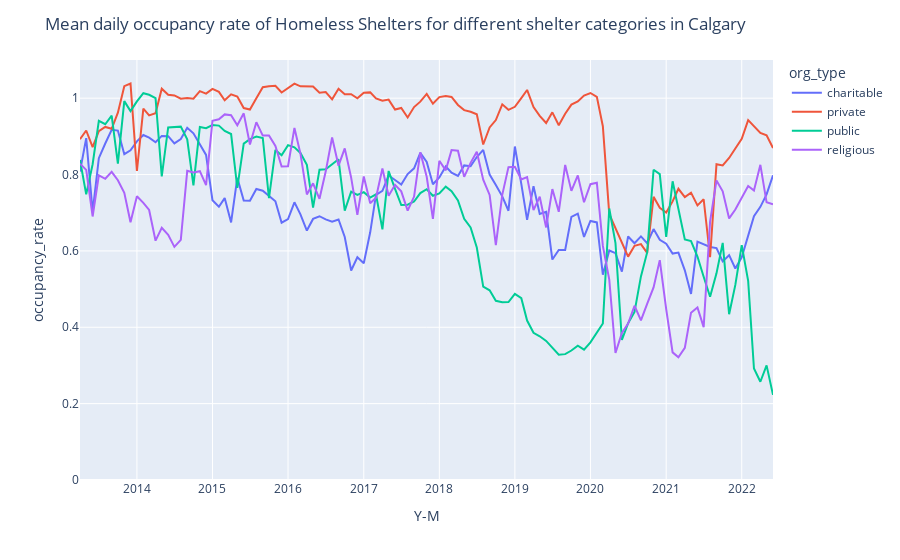

Write notebook code for a chart like this one.
### Markdown cell above
#### Data Visualisations

### Code cell
mean_occ_by_category_df = (
    shelter_df.loc[:, ["year", "month", "organization_category", "occupation_rate"]]
    .groupby(["year", "month", "organization_category"])
    .mean("occupation_rate")
    .unstack()
)
mean_occ_by_category_df.columns = ["charitable", "private", "public", "religious"]
mean_occ_by_category_df = mean_occ_by_category_df.reset_index()
mean_occ_by_category_df["Y-M"] = pd.to_datetime(
    mean_occ_by_category_df["year"].astype("str")
    + "-"
    + mean_occ_by_category_df["month"].astype("str")
)
melted_mean_occ = pd.melt(
    mean_occ_by_category_df,
    id_vars=["year", "month"],
    var_name="org_type",
    value_vars=["charitable", "private", "public", "religious"],
    value_name="occupancy_rate",
)
melted_mean_occ = melted_mean_occ.astype({"year": "str", "month": "str"})
melted_mean_occ["Y-M"] = pd.to_datetime(
    melted_mean_occ[["year", "month"]].agg("-".join, axis=1)
)

fig = px.line(
    melted_mean_occ,
    x="Y-M",
    y="occupancy_rate",
    animation_group="org_type",
    color="org_type",
    hover_name="org_type",
    range_y=[0, 1.1],
)

fig.update_layout(
    autosize=True,
    title="Mean daily occupancy rate of Homeless Shelters for different shelter categories in Calgary",
)
fig.show()

### Figure 1 — Plotly figure (JSON) as saved in the notebook; plotly's stock layout.template omitted (floating-point values rounded to 4 significant figures)
{"data": [{"hovertemplate": "<b>%{hovertext}</b><br><br>org_type=charitable<br>Y-M=%{x}<br>occupancy_rate=%{y}<extra></extra>", "hovertext": ["charitable", "charitable", "charitable", "charitable", "charitable", "charitable", "charitable", "charitable", "charitable", "charitable", "charitable", "charitable", "charitable", "charitable", "charitable", "charitable", "charitable", "charitable", "charitable", "charitable", "charitable", "charitable", "charitable", "charitable", "charitable", "charitable", "charitable", "charitable", "charitable", "charitable", "charitable", "charitable", "charitable", "charitable", "charitable", "charitable", "charitable", "charitable", "charitable", "charitable", "charitable", "charitable", "charitable", "charitable", "charitable", "charitable", "charitable", "charitable", "charitable", "charitable", "charitable", "charitable", "charitable", "charitable", "charitable", "charitable", "charitable", "charitable", "charitable", "charitable", "charitable", "charitable", "charitable", "charitable", "charitable", "charitable", "charitable", "charitable", "charitable", "charitable", "charitable", "charitable", "charitable", "charitable", "charitable", "charitable", "charitable", "charitable", "charitable", "charitable", "charitable", "charitable", "charitable", "charitable", "charitable", "charitable", "charitable", "charitable", "charitable", "charitable", "charitable", "charitable", "charitable", "charitable", "charitable", "charitable", "charitable", "charitable", "charitable", "charitable", "charitable", "charitable", "charitable", "charitable", "charitable", "charitable", "charitable", "charitable", "charitable", "charitable", "charitable"], "ids": ["charitable", "charitable", "charitable", "charitable", "charitable", "charitable", "charitable", "charitable", "charitable", "charitable", "charitable", "charitable", "charitable", "charitable", "charitable", "charitable", "charitable", "charitable", "charitable", "charitable", "charitable", "charitable", "charitable", "charitable", "charitable", "charitable", "charitable", "charitable", "charitable", "charitable", "charitable", "charitable", "charitable", "charitable", "charitable", "charitable", "charitable", "charitable", "charitable", "charitable", "charitable", "charitable", "charitable", "charitable", "charitable", "charitable", "charitable", "charitable", "charitable", "charitable", "charitable", "charitable", "charitable", "charitable", "charitable", "charitable", "charitable", "charitable", "charitable", "charitable", "charitable", "charitable", "charitable", "charitable", "charitable", "charitable", "charitable", "charitable", "charitable", "charitable", "charitable", "charitable", "charitable", "charitable", "charitable", "charitable", "charitable", "charitable", "charitable", "charitable", "charitable", "charitable", "charitable", "charitable", "charitable", "charitable", "charitable", "charitable", "charitable", "charitable", "charitable", "charitable", "charitable", "charitable", "charitable", "charitable", "charitable", "charitable", "charitable", "charitable", "charitable", "charitable", "charitable", "charitable", "charitable", "charitable", "charitable", "charitable", "charitable", "charitable", "charitable"], "legendgroup": "charitable", "line": {"color": "#636efa", "dash": "solid"}, "marker": {"symbol": "circle"}, "mode": "lines", "name": "charitable", "orientation": "v", "showlegend": true, "type": "scatter", "x": ["2013-04-01T00:00:00", "2013-05-01T00:00:00", "2013-06-01T00:00:00", "2013-07-01T00:00:00", "2013-08-01T00:00:00", "2013-09-01T00:00:00", "2013-10-01T00:00:00", "2013-11-01T00:00:00", "2013-12-01T00:00:00", "2014-01-01T00:00:00", "2014-02-01T00:00:00", "2014-03-01T00:00:00", "2014-04-01T00:00:00", "2014-05-01T00:00:00", "2014-06-01T00:00:00", "2014-07-01T00:00:00", "2014-08-01T00:00:00", "2014-09-01T00:00:00", "2014-10-01T00:00:00", "2014-11-01T00:00:00", "2014-12-01T00:00:00", "2015-01-01T00:00:00", "2015-02-01T00:00:00", "2015-03-01T00:00:00", "2015-04-01T00:00:00", "2015-05-01T00:00:00", "2015-06-01T00:00:00", "2015-07-01T00:00:00", "2015-08-01T00:00:00", "2015-09-01T00:00:00", "2015-10-01T00:00:00", "2015-11-01T00:00:00", "2015-12-01T00:00:00", "2016-01-01T00:00:00", "2016-02-01T00:00:00", "2016-03-01T00:00:00", "2016-04-01T00:00:00", "2016-05-01T00:00:00", "2016-06-01T00:00:00", "2016-07-01T00:00:00", "2016-08-01T00:00:00", "2016-09-01T00:00:00", "2016-10-01T00:00:00", "2016-11-01T00:00:00", "2016-12-01T00:00:00", "2017-01-01T00:00:00", "2017-02-01T00:00:00", "2017-03-01T00:00:00", "2017-04-01T00:00:00", "2017-05-01T00:00:00", "2017-06-01T00:00:00", "2017-07-01T00:00:00", "2017-08-01T00:00:00", "2017-09-01T00:00:00", "2017-10-01T00:00:00", "2017-11-01T00:00:00", "2017-12-01T00:00:00", "2018-01-01T00:00:00", "2018-02-01T00:00:00", "2018-03-01T00:00:00", "2018-04-01T00:00:00", "2018-05-01T00:00:00", "2018-06-01T00:00:00", "2018-07-01T00:00:00", "2018-08-01T00:00:00", "2018-09-01T00:00:00", "2018-10-01T00:00:00", "2018-11-01T00:00:00", "2018-12-01T00:00:00", "2019-01-01T00:00:00", "2019-02-01T00:00:00", "2019-03-01T00:00:00", "2019-04-01T00:00:00", "2019-05-01T00:00:00", "2019-06-01T00:00:00", "2019-07-01T00:00:00", "2019-08-01T00:00:00", "2019-09-01T00:00:00", "2019-10-01T00:00:00", "2019-11-01T00:00:00", "2019-12-01T00:00:00", "2020-01-01T00:00:00", "2020-02-01T00:00:00", "2020-03-01T00:00:00", "2020-04-01T00:00:00", "2020-05-01T00:00:00", "2020-06-01T00:00:00", "2020-07-01T00:00:00", "2020-08-01T00:00:00", "2020-09-01T00:00:00", "2020-10-01T00:00:00", "2020-11-01T00:00:00", "2020-12-01T00:00:00", "2021-01-01T00:00:00", "2021-02-01T00:00:00", "2021-03-01T00:00:00", "2021-04-01T00:00:00", "2021-05-01T00:00:00", "2021-06-01T00:00:00", "2021-07-01T00:00:00", "2021-08-01T00:00:00", "2021-09-01T00:00:00", "2021-10-01T00:00:00", "2021-11-01T00:00:00", "2021-12-01T00:00:00", "2022-01-01T00:00:00", "2022-02-01T00:00:00", "2022-03-01T00:00:00", "2022-04-01T00:00:00", "2022-05-01T00:00:00", "2022-06-01T00:00:00"], "xaxis": "x", "y": [0.8078, 0.8953, 0.7021, 0.8429, 0.8813, 0.917, 0.9152, 0.8532, 0.8634, 0.887, 0.9034, 0.8966, 0.8846, 0.9012, 0.9006, 0.8816, 0.8929, 0.9226, 0.9081, 0.878, 0.8514, 0.7326, 0.7157, 0.7383, 0.6745, 0.7913, 0.7316, 0.7311, 0.7622, 0.7576, 0.7432, 0.73, 0.6738, 0.6835, 0.7273, 0.6956, 0.6534, 0.6838, 0.6908, 0.6827, 0.6768, 0.6823, 0.6364, 0.5487, 0.5833, 0.5677, 0.6488, 0.7468, 0.7571, 0.7974, 0.7856, 0.7738, 0.8012, 0.8163, 0.8567, 0.8332, 0.7747, 0.7924, 0.8211, 0.8047, 0.7964, 0.8239, 0.822, 0.8459, 0.8645, 0.7999, 0.7729, 0.7429, 0.7052, 0.8734, 0.7758, 0.6812, 0.7697, 0.6965, 0.7022, 0.5774, 0.6025, 0.6024, 0.6892, 0.6978, 0.6365, 0.6784, 0.6746, 0.5378, 0.6011, 0.5941, 0.5459, 0.6379, 0.6201, 0.638, 0.6201, 0.6573, 0.6292, 0.6188, 0.5931, 0.5956, 0.5491, 0.4872, 0.6242, 0.6171, 0.6101, 0.6074, 0.5725, 0.5889, 0.5539, 0.5833, 0.6416, 0.6907, 0.7154, 0.7479, 0.7979], "yaxis": "y"}, {"hovertemplate": "<b>%{hovertext}</b><br><br>org_type=private<br>Y-M=%{x}<br>occupancy_rate=%{y}<extra></extra>", "hovertext": ["private", "private", "private", "private", "private", "private", "private", "private", "private", "private", "private", "private", "private", "private", "private", "private", "private", "private", "private", "private", "private", "private", "private", "private", "private", "private", "private", "private", "private", "private", "private", "private", "private", "private", "private", "private", "private", "private", "private", "private", "private", "private", "private", "private", "private", "private", "private", "private", "private", "private", "private", "private", "private", "private", "private", "private", "private", "private", "private", "private", "private", "private", "private", "private", "private", "private", "private", "private", "private", "private", "private", "private", "private", "private", "private", "private", "private", "private", "private", "private", "private", "private", "private", "private", "private", "private", "private", "private", "private", "private", "private", "private", "private", "private", "private", "private", "private", "private", "private", "private", "private", "private", "private", "private", "private", "private", "private", "private", "private", "private", "private"], "ids": ["private", "private", "private", "private", "private", "private", "private", "private", "private", "private", "private", "private", "private", "private", "private", "private", "private", "private", "private", "private", "private", "private", "private", "private", "private", "private", "private", "private", "private", "private", "private", "private", "private", "private", "private", "private", "private", "private", "private", "private", "private", "private", "private", "private", "private", "private", "private", "private", "private", "private", "private", "private", "private", "private", "private", "private", "private", "private", "private", "private", "private", "private", "private", "private", "private", "private", "private", "private", "private", "private", "private", "private", "private", "private", "private", "private", "private", "private", "private", "private", "private", "private", "private", "private", "private", "private", "private", "private", "private", "private", "private", "private", "private", "private", "private", "private", "private", "private", "private", "private", "private", "private", "private", "private", "private", "private", "private", "private", "private", "private", "private"], "legendgroup": "private", "line": {"color": "#EF553B", "dash": "solid"}, "marker": {"symbol": "circle"}, "mode": "lines", "name": "private", "orientation": "v", "showlegend": true, "type": "scatter", "x": ["2013-04-01T00:00:00", "2013-05-01T00:00:00", "2013-06-01T00:00:00", "2013-07-01T00:00:00", "2013-08-01T00:00:00", "2013-09-01T00:00:00", "2013-10-01T00:00:00", "2013-11-01T00:00:00", "2013-12-01T00:00:00", "2014-01-01T00:00:00", "2014-02-01T00:00:00", "2014-03-01T00:00:00", "2014-04-01T00:00:00", "2014-05-01T00:00:00", "2014-06-01T00:00:00", "2014-07-01T00:00:00", "2014-08-01T00:00:00", "2014-09-01T00:00:00", "2014-10-01T00:00:00", "2014-11-01T00:00:00", "2014-12-01T00:00:00", "2015-01-01T00:00:00", "2015-02-01T00:00:00", "2015-03-01T00:00:00", "2015-04-01T00:00:00", "2015-05-01T00:00:00", "2015-06-01T00:00:00", "2015-07-01T00:00:00", "2015-08-01T00:00:00", "2015-09-01T00:00:00", "2015-10-01T00:00:00", "2015-11-01T00:00:00", "2015-12-01T00:00:00", "2016-01-01T00:00:00", "2016-02-01T00:00:00", "2016-03-01T00:00:00", "2016-04-01T00:00:00", "2016-05-01T00:00:00", "2016-06-01T00:00:00", "2016-07-01T00:00:00", "2016-08-01T00:00:00", "2016-09-01T00:00:00", "2016-10-01T00:00:00", "2016-11-01T00:00:00", "2016-12-01T00:00:00", "2017-01-01T00:00:00", "2017-02-01T00:00:00", "2017-03-01T00:00:00", "2017-04-01T00:00:00", "2017-05-01T00:00:00", "2017-06-01T00:00:00", "2017-07-01T00:00:00", "2017-08-01T00:00:00", "2017-09-01T00:00:00", "2017-10-01T00:00:00", "2017-11-01T00:00:00", "2017-12-01T00:00:00", "2018-01-01T00:00:00", "2018-02-01T00:00:00", "2018-03-01T00:00:00", "2018-04-01T00:00:00", "2018-05-01T00:00:00", "2018-06-01T00:00:00", "2018-07-01T00:00:00", "2018-08-01T00:00:00", "2018-09-01T00:00:00", "2018-10-01T00:00:00", "2018-11-01T00:00:00", "2018-12-01T00:00:00", "2019-01-01T00:00:00", "2019-02-01T00:00:00", "2019-03-01T00:00:00", "2019-04-01T00:00:00", "2019-05-01T00:00:00", "2019-06-01T00:00:00", "2019-07-01T00:00:00", "2019-08-01T00:00:00", "2019-09-01T00:00:00", "2019-10-01T00:00:00", "2019-11-01T00:00:00", "2019-12-01T00:00:00", "2020-01-01T00:00:00", "2020-02-01T00:00:00", "2020-03-01T00:00:00", "2020-04-01T00:00:00", "2020-05-01T00:00:00", "2020-06-01T00:00:00", "2020-07-01T00:00:00", "2020-08-01T00:00:00", "2020-09-01T00:00:00", "2020-10-01T00:00:00", "2020-11-01T00:00:00", "2020-12-01T00:00:00", "2021-01-01T00:00:00", "2021-02-01T00:00:00", "2021-03-01T00:00:00", "2021-04-01T00:00:00", "2021-05-01T00:00:00", "2021-06-01T00:00:00", "2021-07-01T00:00:00", "2021-08-01T00:00:00", "2021-09-01T00:00:00", "2021-10-01T00:00:00", "2021-11-01T00:00:00", "2021-12-01T00:00:00", "2022-01-01T00:00:00", "2022-02-01T00:00:00", "2022-03-01T00:00:00", "2022-04-01T00:00:00", "2022-05-01T00:00:00", "2022-06-01T00:00:00"], "xaxis": "x", "y": [0.8924, 0.9154, 0.8719, 0.9139, 0.9247, 0.9198, 0.962, 1.031, 1.038, 0.8093, 0.9726, 0.9549, 0.9606, 1.025, 1.009, 1.007, 0.9988, 1.0, 0.9988, 1.018, 1.012, 1.024, 1.017, 0.9944, 1.01, 1.004, 0.9742, 0.9702, 1.0, 1.029, 1.031, 1.033, 1.015, 1.027, 1.038, 1.031, 1.03, 1.03, 1.014, 1.016, 0.9969, 1.025, 1.01, 1.01, 0.9997, 1.015, 1.015, 0.9991, 0.9932, 0.9962, 0.9703, 0.9745, 0.9495, 0.9767, 0.9909, 1.011, 0.9854, 1.003, 1.006, 1.003, 0.9822, 0.9688, 0.9643, 0.9578, 0.8787, 0.9234, 0.9428, 0.9839, 0.9695, 0.9774, 1.0, 1.022, 0.9768, 0.9538, 0.935, 0.9629, 0.9292, 0.9593, 0.9831, 0.9913, 1.007, 1.014, 1.003, 0.9266, 0.696, 0.6583, 0.6196, 0.585, 0.6135, 0.6177, 0.5948, 0.7416, 0.713, 0.7006, 0.7296, 0.7627, 0.7408, 0.7526, 0.7192, 0.7353, 0.5835, 0.8272, 0.8239, 0.8434, 0.8681, 0.8937, 0.9425, 0.9278, 0.9092, 0.9027, 0.8693], "yaxis": "y"}, {"hovertemplate": "<b>%{hovertext}</b><br><br>org_type=public<br>Y-M=%{x}<br>occupancy_rate=%{y}<extra></extra>", "hovertext": ["public", "public", "public", "public", "public", "public", "public", "public", "public", "public", "public", "public", "public", "public", "public", "public", "public", "public", "public", "public", "public", "public", "public", "public", "public", "public", "public", "public", "public", "public", "public", "public", "public", "public", "public", "public", "public", "public", "public", "public", "public", "public", "public", "public", "public", "public", "public", "public", "public", "public", "public", "public", "public", "public", "public", "public", "public", "public", "public", "public", "public", "public", "public", "public", "public", "public", "public", "public", "public", "public", "public", "public", "public", "public", "public", "public", "public", "public", "public", "public", "public", "public", "public", "public", "public", "public", "public", "public", "public", "public", "public", "public", "public", "public", "public", "public", "public", "public", "public", "public", "public", "public", "public", "public", "public", "public", "public", "public", "public", "public", "public"], "ids": ["public", "public", "public", "public", "public", "public", "public", "public", "public", "public", "public", "public", "public", "public", "public", "public", "public", "public", "public", "public", "public", "public", "public", "public", "public", "public", "public", "public", "public", "public", "public", "public", "public", "public", "public", "public", "public", "public", "public", "public", "public", "public", "public", "public", "public", "public", "public", "public", "public", "public", "public", "public", "public", "public", "public", "public", "public", "public", "public", "public", "public", "public", "public", "public", "public", "public", "public", "public", "public", "public", "public", "public", "public", "public", "public", "public", "public", "public", "public", "public", "public", "public", "public", "public", "public", "public", "public", "public", "public", "public", "public", "public", "public", "public", "public", "public", "public", "public", "public", "public", "public", "public", "public", "public", "public", "public", "public", "public", "public", "public", "public"], "legendgroup": "public", "line": {"color": "#00cc96", "dash": "solid"}, "marker": {"symbol": "circle"}, "mode": "lines", "name": "public", "orientation": "v", "showlegend": true, "type": "scatter", "x": ["2013-04-01T00:00:00", "2013-05-01T00:00:00", "2013-06-01T00:00:00", "2013-07-01T00:00:00", "2013-08-01T00:00:00", "2013-09-01T00:00:00", "2013-10-01T00:00:00", "2013-11-01T00:00:00", "2013-12-01T00:00:00", "2014-01-01T00:00:00", "2014-02-01T00:00:00", "2014-03-01T00:00:00", "2014-04-01T00:00:00", "2014-05-01T00:00:00", "2014-06-01T00:00:00", "2014-07-01T00:00:00", "2014-08-01T00:00:00", "2014-09-01T00:00:00", "2014-10-01T00:00:00", "2014-11-01T00:00:00", "2014-12-01T00:00:00", "2015-01-01T00:00:00", "2015-02-01T00:00:00", "2015-03-01T00:00:00", "2015-04-01T00:00:00", "2015-05-01T00:00:00", "2015-06-01T00:00:00", "2015-07-01T00:00:00", "2015-08-01T00:00:00", "2015-09-01T00:00:00", "2015-10-01T00:00:00", "2015-11-01T00:00:00", "2015-12-01T00:00:00", "2016-01-01T00:00:00", "2016-02-01T00:00:00", "2016-03-01T00:00:00", "2016-04-01T00:00:00", "2016-05-01T00:00:00", "2016-06-01T00:00:00", "2016-07-01T00:00:00", "2016-08-01T00:00:00", "2016-09-01T00:00:00", "2016-10-01T00:00:00", "2016-11-01T00:00:00", "2016-12-01T00:00:00", "2017-01-01T00:00:00", "2017-02-01T00:00:00", "2017-03-01T00:00:00", "2017-04-01T00:00:00", "2017-05-01T00:00:00", "2017-06-01T00:00:00", "2017-07-01T00:00:00", "2017-08-01T00:00:00", "2017-09-01T00:00:00", "2017-10-01T00:00:00", "2017-11-01T00:00:00", "2017-12-01T00:00:00", "2018-01-01T00:00:00", "2018-02-01T00:00:00", "2018-03-01T00:00:00", "2018-04-01T00:00:00", "2018-05-01T00:00:00", "2018-06-01T00:00:00", "2018-07-01T00:00:00", "2018-08-01T00:00:00", "2018-09-01T00:00:00", "2018-10-01T00:00:00", "2018-11-01T00:00:00", "2018-12-01T00:00:00", "2019-01-01T00:00:00", "2019-02-01T00:00:00", "2019-03-01T00:00:00", "2019-04-01T00:00:00", "2019-05-01T00:00:00", "2019-06-01T00:00:00", "2019-07-01T00:00:00", "2019-08-01T00:00:00", "2019-09-01T00:00:00", "2019-10-01T00:00:00", "2019-11-01T00:00:00", "2019-12-01T00:00:00", "2020-01-01T00:00:00", "2020-02-01T00:00:00", "2020-03-01T00:00:00", "2020-04-01T00:00:00", "2020-05-01T00:00:00", "2020-06-01T00:00:00", "2020-07-01T00:00:00", "2020-08-01T00:00:00", "2020-09-01T00:00:00", "2020-10-01T00:00:00", "2020-11-01T00:00:00", "2020-12-01T00:00:00", "2021-01-01T00:00:00", "2021-02-01T00:00:00", "2021-03-01T00:00:00", "2021-04-01T00:00:00", "2021-05-01T00:00:00", "2021-06-01T00:00:00", "2021-07-01T00:00:00", "2021-08-01T00:00:00", "2021-09-01T00:00:00", "2021-10-01T00:00:00", "2021-11-01T00:00:00", "2021-12-01T00:00:00", "2022-01-01T00:00:00", "2022-02-01T00:00:00", "2022-03-01T00:00:00", "2022-04-01T00:00:00", "2022-05-01T00:00:00", "2022-06-01T00:00:00"], "xaxis": "x", "y": [0.838, 0.748, 0.827, 0.9409, 0.9318, 0.9541, 0.8287, 0.9924, 0.9661, 0.9915, 1.013, 1.009, 1.0, 0.7953, 0.9234, 0.9252, 0.9254, 0.8923, 0.7717, 0.9244, 0.9215, 0.9298, 0.9282, 0.9141, 0.9061, 0.765, 0.8811, 0.8928, 0.8996, 0.8958, 0.738, 0.8645, 0.8503, 0.877, 0.8712, 0.8565, 0.8254, 0.7132, 0.8127, 0.8138, 0.8273, 0.8399, 0.7055, 0.755, 0.7467, 0.7538, 0.7395, 0.7481, 0.6564, 0.8093, 0.7623, 0.7203, 0.721, 0.7294, 0.7515, 0.7616, 0.7444, 0.7503, 0.7685, 0.7566, 0.7319, 0.6841, 0.6616, 0.6088, 0.5063, 0.4967, 0.4694, 0.4653, 0.466, 0.4875, 0.4762, 0.4176, 0.3856, 0.3763, 0.3643, 0.3466, 0.328, 0.3296, 0.3392, 0.352, 0.3415, 0.3606, 0.3855, 0.4099, 0.7111, 0.6204, 0.3667, 0.4107, 0.44, 0.5333, 0.5961, 0.8126, 0.8011, 0.6365, 0.7823, 0.7128, 0.63, 0.6259, 0.5852, 0.5324, 0.4799, 0.5413, 0.6211, 0.4342, 0.5109, 0.6153, 0.5214, 0.2919, 0.2573, 0.3002, 0.2229], "yaxis": "y"}, {"hovertemplate": "<b>%{hovertext}</b><br><br>org_type=religious<br>Y-M=%{x}<br>occupancy_rate=%{y}<extra></extra>", "hovertext": ["religious", "religious", "religious", "religious", "religious", "religious", "religious", "religious", "religious", "religious", "religious", "religious", "religious", "religious", "religious", "religious", "religious", "religious", "religious", "religious", "religious", "religious", "religious", "religious", "religious", "religious", "religious", "religious", "religious", "religious", "religious", "religious", "religious", "religious", "religious", "religious", "religious", "religious", "religious", "religious", "religious", "religious", "religious", "religious", "religious", "religious", "religious", "religious", "religious", "religious", "religious", "religious", "religious", "religious", "religious", "religious", "religious", "religious", "religious", "religious", "religious", "religious", "religious", "religious", "religious", "religious", "religious", "religious", "religious", "religious", "religious", "religious", "religious", "religious", "religious", "religious", "religious", "religious", "religious", "religious", "religious", "religious", "religious", "religious", "religious", "religious", "religious", "religious", "religious", "religious", "religious", "religious", "religious", "religious", "religious", "religious", "religious", "religious", "religious", "religious", "religious", "religious", "religious", "religious", "religious", "religious", "religious", "religious", "religious", "religious", "religious"], "ids": ["religious", "religious", "religious", "religious", "religious", "religious", "religious", "religious", "religious", "religious", "religious", "religious", "religious", "religious", "religious", "religious", "religious", "religious", "religious", "religious", "religious", "religious", "religious", "religious", "religious", "religious", "religious", "religious", "religious", "religious", "religious", "religious", "religious", "religious", "religious", "religious", "religious", "religious", "religious", "religious", "religious", "religious", "religious", "religious", "religious", "religious", "religious", "religious", "religious", "religious", "religious", "religious", "religious", "religious", "religious", "religious", "religious", "religious", "religious", "religious", "religious", "religious", "religious", "religious", "religious", "religious", "religious", "religious", "religious", "religious", "religious", "religious", "religious", "religious", "religious", "religious", "religious", "religious", "religious", "religious", "religious", "religious", "religious", "religious", "religious", "religious", "religious", "religious", "religious", "religious", "religious", "religious", "religious", "religious", "religious", "religious", "religious", "religious", "religious", "religious", "religious", "religious", "religious", "religious", "religious", "religious", "religious", "religious", "religious", "religious", "religious"], "legendgroup": "religious", "line": {"color": "#ab63fa", "dash": "solid"}, "marker": {"symbol": "circle"}, "mode": "lines", "name": "religious", "orientation": "v", "showlegend": true, "type": "scatter", "x": ["2013-04-01T00:00:00", "2013-05-01T00:00:00", "2013-06-01T00:00:00", "2013-07-01T00:00:00", "2013-08-01T00:00:00", "2013-09-01T00:00:00", "2013-10-01T00:00:00", "2013-11-01T00:00:00", "2013-12-01T00:00:00", "2014-01-01T00:00:00", "2014-02-01T00:00:00", "2014-03-01T00:00:00", "2014-04-01T00:00:00", "2014-05-01T00:00:00", "2014-06-01T00:00:00", "2014-07-01T00:00:00", "2014-08-01T00:00:00", "2014-09-01T00:00:00", "2014-10-01T00:00:00", "2014-11-01T00:00:00", "2014-12-01T00:00:00", "2015-01-01T00:00:00", "2015-02-01T00:00:00", "2015-03-01T00:00:00", "2015-04-01T00:00:00", "2015-05-01T00:00:00", "2015-06-01T00:00:00", "2015-07-01T00:00:00", "2015-08-01T00:00:00", "2015-09-01T00:00:00", "2015-10-01T00:00:00", "2015-11-01T00:00:00", "2015-12-01T00:00:00", "2016-01-01T00:00:00", "2016-02-01T00:00:00", "2016-03-01T00:00:00", "2016-04-01T00:00:00", "2016-05-01T00:00:00", "2016-06-01T00:00:00", "2016-07-01T00:00:00", "2016-08-01T00:00:00", "2016-09-01T00:00:00", "2016-10-01T00:00:00", "2016-11-01T00:00:00", "2016-12-01T00:00:00", "2017-01-01T00:00:00", "2017-02-01T00:00:00", "2017-03-01T00:00:00", "2017-04-01T00:00:00", "2017-05-01T00:00:00", "2017-06-01T00:00:00", "2017-07-01T00:00:00", "2017-08-01T00:00:00", "2017-09-01T00:00:00", "2017-10-01T00:00:00", "2017-11-01T00:00:00", "2017-12-01T00:00:00", "2018-01-01T00:00:00", "2018-02-01T00:00:00", "2018-03-01T00:00:00", "2018-04-01T00:00:00", "2018-05-01T00:00:00", "2018-06-01T00:00:00", "2018-07-01T00:00:00", "2018-08-01T00:00:00", "2018-09-01T00:00:00", "2018-10-01T00:00:00", "2018-11-01T00:00:00", "2018-12-01T00:00:00", "2019-01-01T00:00:00", "2019-02-01T00:00:00", "2019-03-01T00:00:00", "2019-04-01T00:00:00", "2019-05-01T00:00:00", "2019-06-01T00:00:00", "2019-07-01T00:00:00", "2019-08-01T00:00:00", "2019-09-01T00:00:00", "2019-10-01T00:00:00", "2019-11-01T00:00:00", "2019-12-01T00:00:00", "2020-01-01T00:00:00", "2020-02-01T00:00:00", "2020-03-01T00:00:00", "2020-04-01T00:00:00", "2020-05-01T00:00:00", "2020-06-01T00:00:00", "2020-07-01T00:00:00", "2020-08-01T00:00:00", "2020-09-01T00:00:00", "2020-10-01T00:00:00", "2020-11-01T00:00:00", "2020-12-01T00:00:00", "2021-01-01T00:00:00", "2021-02-01T00:00:00", "2021-03-01T00:00:00", "2021-04-01T00:00:00", "2021-05-01T00:00:00", "2021-06-01T00:00:00", "2021-07-01T00:00:00", "2021-08-01T00:00:00", "2021-09-01T00:00:00", "2021-10-01T00:00:00", "2021-11-01T00:00:00", "2021-12-01T00:00:00", "2022-01-01T00:00:00", "2022-02-01T00:00:00", "2022-03-01T00:00:00", "2022-04-01T00:00:00", "2022-05-01T00:00:00", "2022-06-01T00:00:00"], "xaxis": "x", "y": [0.8284, 0.8122, 0.6902, 0.7979, 0.7889, 0.8072, 0.7851, 0.7519, 0.6753, 0.743, 0.7259, 0.7072, 0.6268, 0.6606, 0.642, 0.6107, 0.6288, 0.8098, 0.8057, 0.8088, 0.7722, 0.9408, 0.9448, 0.9575, 0.9553, 0.9292, 0.9603, 0.8788, 0.9372, 0.9021, 0.9021, 0.8751, 0.821, 0.8216, 0.9221, 0.8547, 0.748, 0.777, 0.7364, 0.8078, 0.8973, 0.8231, 0.8685, 0.7919, 0.6942, 0.7951, 0.7247, 0.7392, 0.8157, 0.7444, 0.7731, 0.7561, 0.7054, 0.7424, 0.8583, 0.7942, 0.6837, 0.836, 0.811, 0.864, 0.8625, 0.7939, 0.8307, 0.8595, 0.7866, 0.7467, 0.6153, 0.7469, 0.8194, 0.8201, 0.7873, 0.7934, 0.7068, 0.7419, 0.6615, 0.762, 0.7026, 0.825, 0.7572, 0.7976, 0.7275, 0.7748, 0.7786, 0.6131, 0.525, 0.3327, 0.3849, 0.41, 0.4563, 0.418, 0.4614, 0.5043, 0.5759, 0.4474, 0.3343, 0.3212, 0.346, 0.4382, 0.4521, 0.4004, 0.6764, 0.7847, 0.756, 0.685, 0.7083, 0.7388, 0.7702, 0.7581, 0.8256, 0.7273, 0.722], "yaxis": "y"}], "layout": {"autosize": true, "legend": {"title": {"text": "org_type"}, "tracegroupgap": 0}, "margin": {"t": 60}, "title": {"text": "Mean daily occupancy rate of Homeless Shelters for different shelter categories in Calgary"}, "xaxis": {"anchor": "y", "domain": [0, 1], "title": {"text": "Y-M"}}, "yaxis": {"anchor": "x", "domain": [0, 1], "range": [0, 1.1], "title": {"text": "occupancy_rate"}}}}
